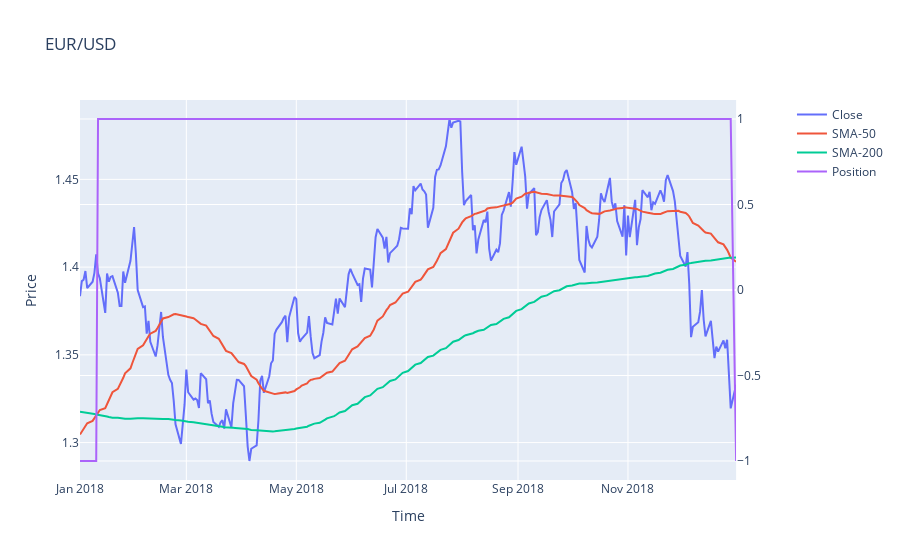

Notebook cell for this chart:
### Code cell
fig = make_subplots(specs=[[{"secondary_y": True}]])

fig.add_trace(go.Scatter(x=data.loc['2018'].index, y=data.Close, name='Close'))
fig.add_trace(go.Scatter(x=data.loc['2018'].index, y=data.SMA50, name='SMA-50'))
fig.add_trace(go.Scatter(x=data.loc['2018'].index, y=data.SMA200, name='SMA-200'))
fig.add_trace(go.Scatter(x=data.loc['2018'].index, y=data.position, name='Position'), secondary_y=True)

fig.update_layout(title='EUR/USD', xaxis_title='Time', yaxis_title='Price')

fig.show()

### Figure 1 — Plotly figure (JSON) as saved in the notebook; plotly's stock layout.template omitted (floating-point values rounded to 4 significant figures; data arrays with more than 128 entries replaced by an {"elided": "..."} marker saying what was removed)
{"data": [{"name": "Close", "type": "scatter", "x": {"elided": "261 str values"}, "y": {"elided": "2928 float values"}}, {"name": "SMA-50", "type": "scatter", "x": {"elided": "261 str values"}, "y": {"elided": "2928 float values"}}, {"name": "SMA-200", "type": "scatter", "x": {"elided": "261 str values"}, "y": {"elided": "2928 float values"}}, {"name": "Position", "type": "scatter", "x": {"elided": "261 str values"}, "xaxis": "x", "y": {"elided": "2928 int values"}, "yaxis": "y2"}], "layout": {"title": {"text": "EUR/USD"}, "xaxis": {"anchor": "y", "domain": [0, 0.94], "title": {"text": "Time"}}, "yaxis": {"anchor": "x", "domain": [0, 1], "title": {"text": "Price"}}, "yaxis2": {"anchor": "x", "overlaying": "y", "side": "right"}}}
